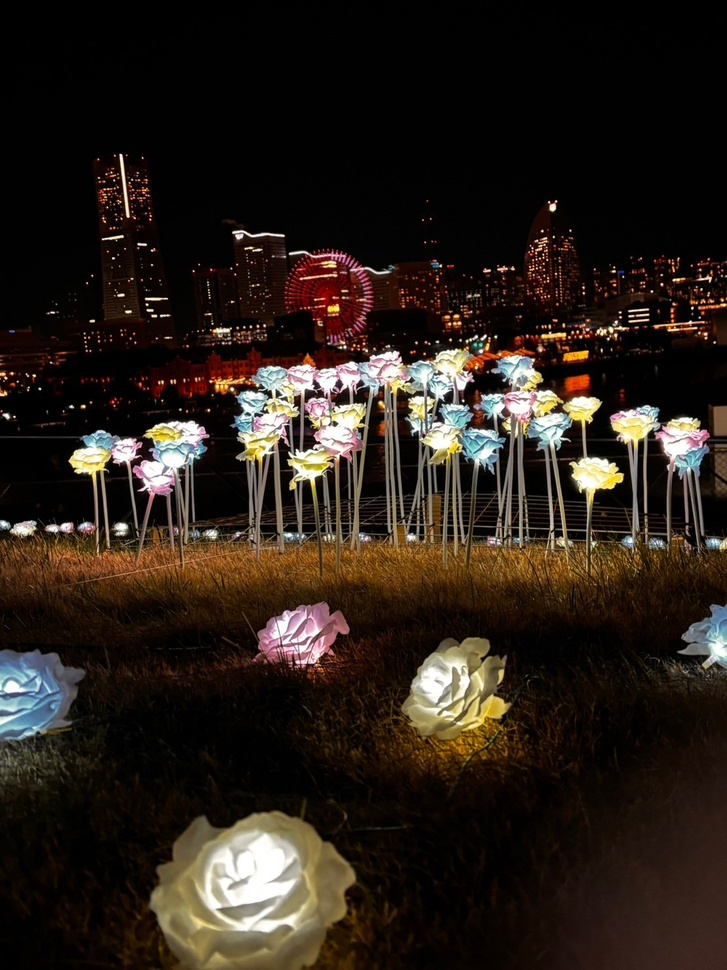
#> input picture img/flower.jpg, 727 x 970 px, shrunk from 1109 x 1479 before the run, found by its file name
$ python 'area_ extraction.py'
#> lines starting #> are read from the running program, lines starting #| are printed output that depends on the picture; after the words box and inside, x2 and y2 are one past the last pixel; in counts of white or black regions, pixels touching at a corner belong together
import cv2
import numpy as np

# Watershedアルゴリズムを使った画像の領域分割
# 流れ出る水の分岐点を検出するアルゴリズム

img = cv2.imread('img/flower.jpg')
#> img is the input picture: shape (970, 727, 3); mean B, G, R 25.2, 32.8, 41.9
gray = cv2.cvtColor(img, cv2.COLOR_BGR2GRAY)
# 大津の二値化
ret, thresh = cv2.threshold(gray, 0, 255, cv2.THRESH_BINARY_INV + cv2.THRESH_OTSU)
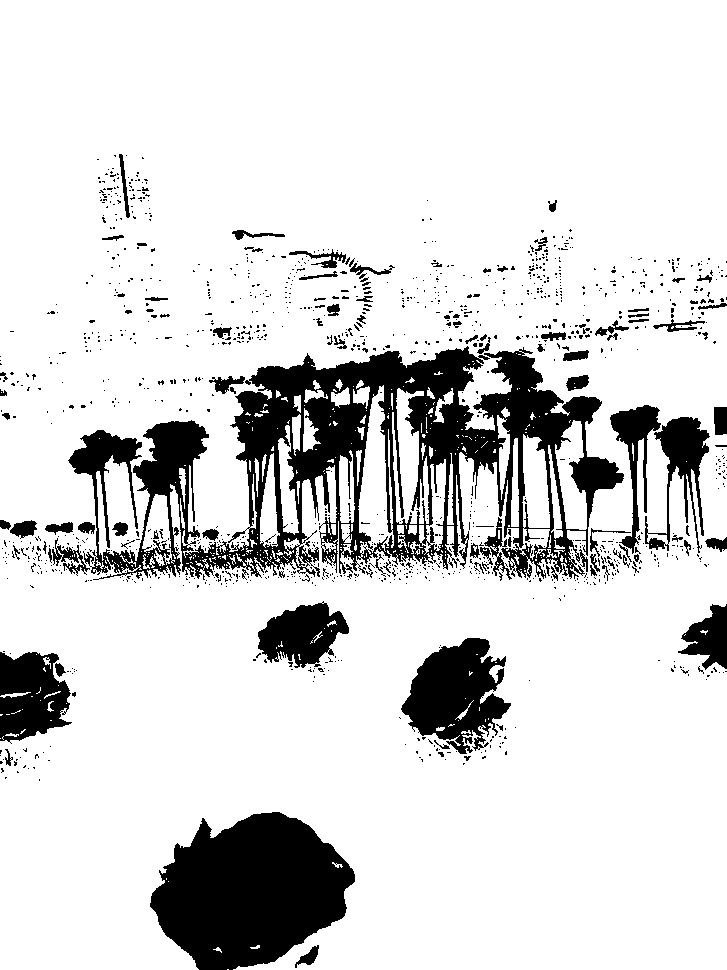
#> thresh: shape (970, 727); 84.8% white; 1329 black regions (1221 under 20 px), largest, box (x1, y1, x2, y2) and area: (68, 346, 624, 580) 48583, (150, 812, 355, 970) 22498, (401, 638, 511, 754) 7572
#> ret = 85

# オープニングを行い内部のノイズを削除
kernel = np.ones((3,3),np.uint8)
opening = cv2.morphologyEx(thresh,cv2.MORPH_OPEN,kernel, iterations = 2)
#> opening: shape (970, 727); 81.4% white; 343 black regions (276 under 20 px), largest, box (x1, y1, x2, y2) and area: (3, 334, 710, 589) 75943, (150, 812, 355, 970) 22636, (401, 638, 511, 761) 8739

# 背景の領域を抽出
sure_bg = cv2.dilate(opening,kernel,iterations=3)
#> sure_bg: shape (970, 727); 88% white; 58 black regions (23 under 20 px), largest, box (x1, y1, x2, y2) and area: (47, 340, 638, 579) 41154, (154, 815, 352, 970) 20451, (405, 641, 505, 754) 6881

# 前景の領域を抽出 distanseTransformで距離を求める
dist_transform = cv2.distanceTransform(opening, cv2.DIST_L2, 5)
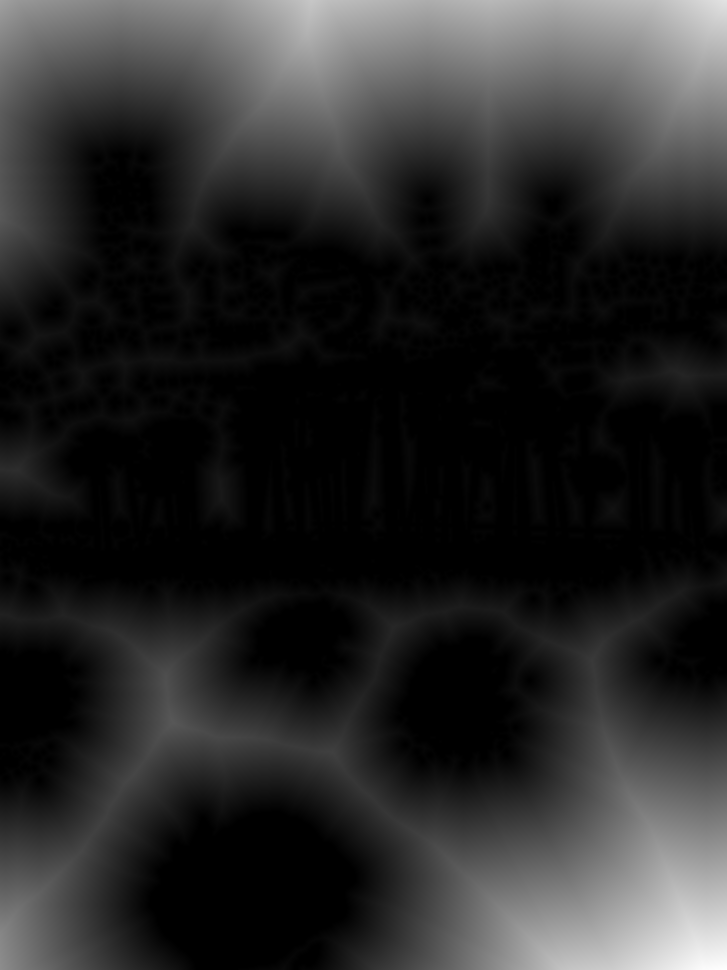
#> dist_transform: shape (970, 727) float32; min 0, max 293.9, mean 47.8; drawn with min black and max white
ret, sure_fg = cv2.threshold(dist_transform, 0.7*dist_transform.max(), 255, 0)
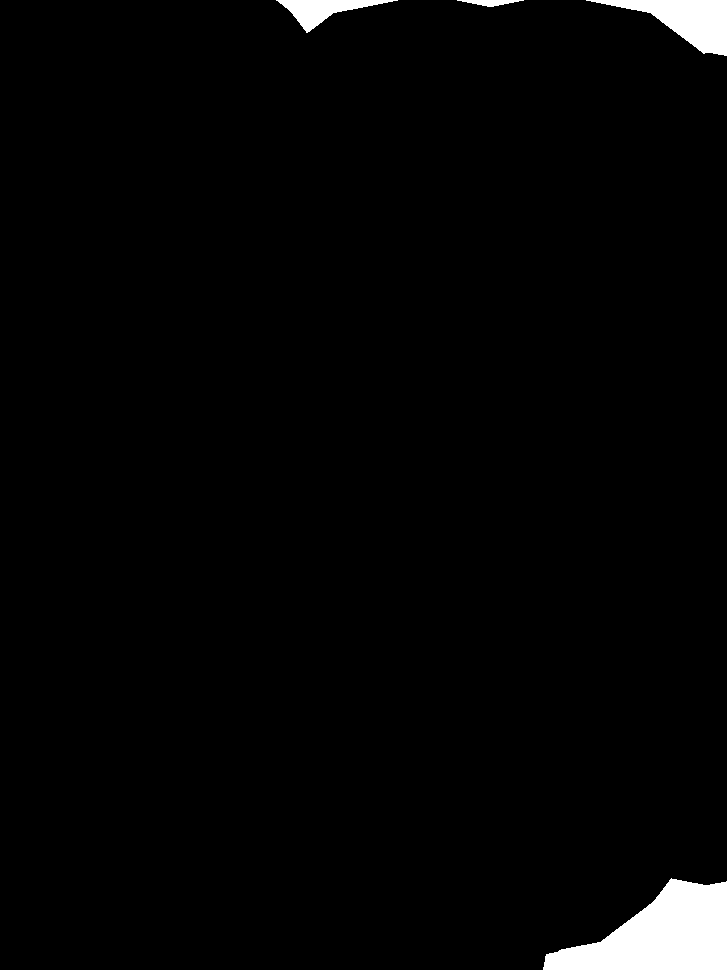
#> sure_fg: shape (970, 727) float32; 2.2% white; 4 white regions, box (x1, y1, x2, y2) and area: (543, 878, 727, 970) 10133, (586, 0, 727, 56) 3493, (276, 0, 398, 33) 1522, (457, 0, 524, 7) 259
#> ret = 205.8

sure_fg = np.uint8(sure_fg)
unknown = cv2.subtract(sure_bg, sure_fg)
#> unknown: shape (970, 727); 85.8% white; 62 black regions (23 under 20 px), largest, box (x1, y1, x2, y2) and area: (47, 340, 638, 579) 41154, (154, 815, 352, 970) 20451, (543, 878, 727, 970) 10133

# Marker labelling
ret, markers = cv2.connectedComponents(sure_fg)
#> markers: shape (970, 727) int32; 5 distinct labels, from 0 to 4
#> ret = 5

# Add one to all labels so that sure background is not 0, but 1
markers = markers+1
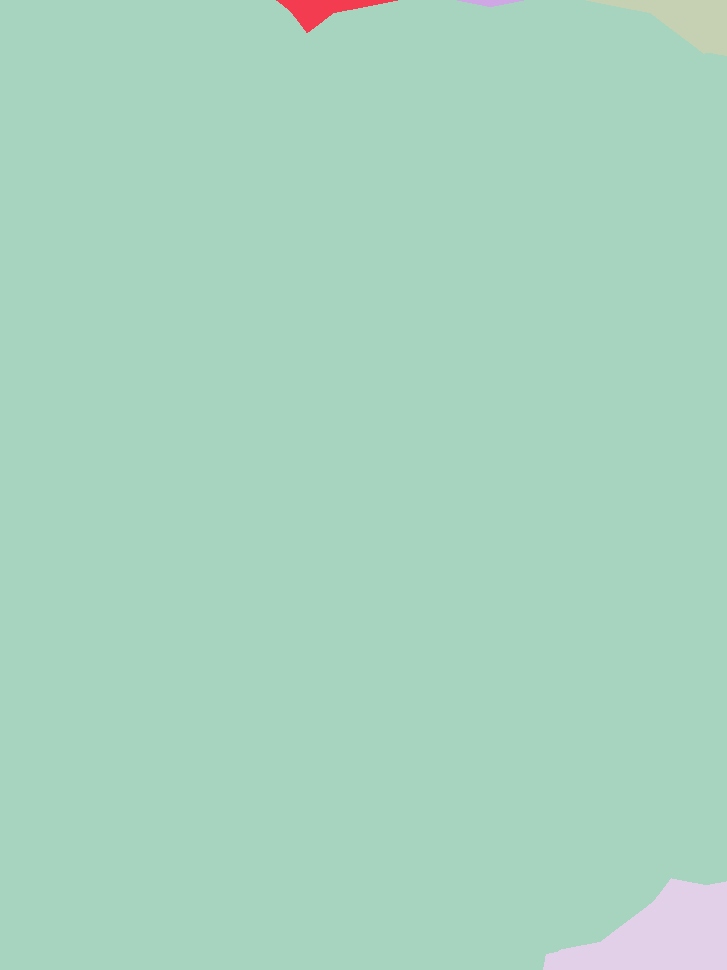
#> markers: shape (970, 727) int32; 5 distinct labels, from 1 to 5; one colour per label, 0 black

# Now, mark the region of unknown with zero
markers[unknown==255] = 0
#> markers: shape (970, 727) int32; 6 distinct labels, from 0 to 5

markers = cv2.watershed(img,markers)
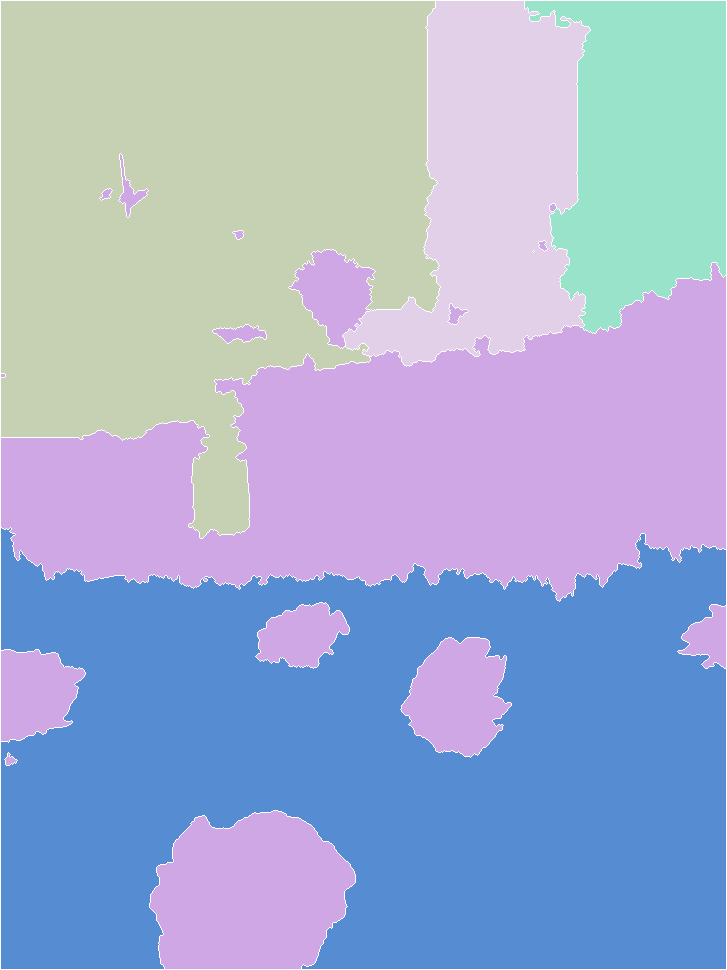
#> markers: shape (970, 727) int32; 6 distinct labels, from -1 to 5; one colour per label, 0 black, -1 white
# imgで青く塗りつぶす
img[markers == -1] = [255,0,0]
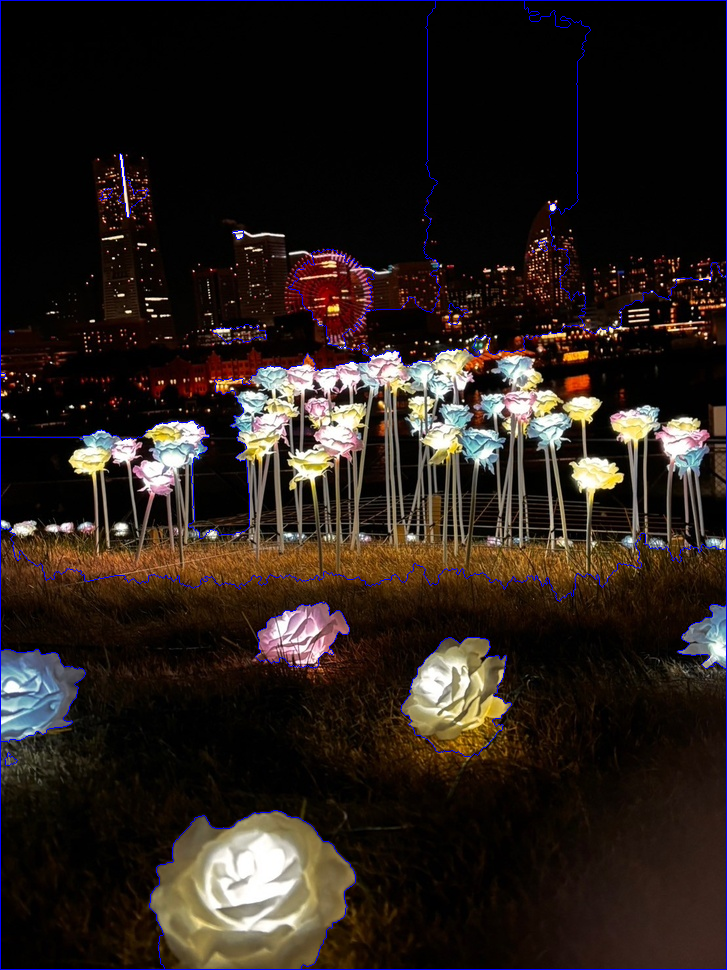
#> img: shape (970, 727, 3); 1.29% of pixels changed, all inside (x1, y1, x2, y2) = (0, 0, 727, 970)

cv2.imshow('img', img)
cv2.waitKey(0)
cv2.destroyAllWindows

$ run again, with img/clahe_1.jpg copied over img/flower.jpg
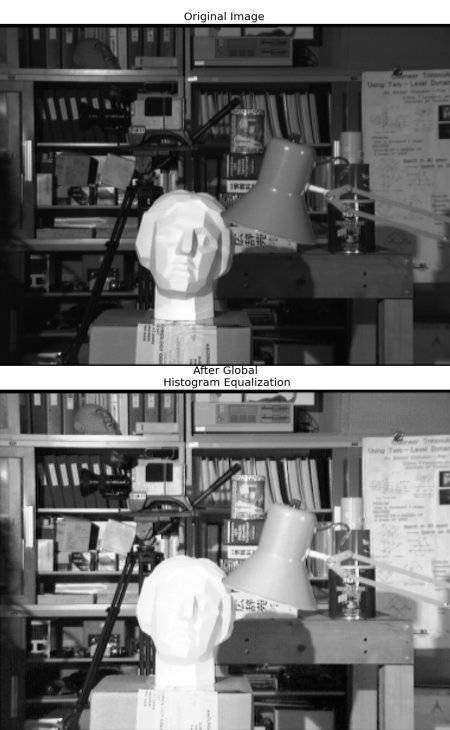
#> input picture img/clahe_1.jpg, 450 x 730 px, found by its file name
#> img is the input picture: shape (730, 450, 3); min 0, max 255, mean 107.8
#> `ret, thresh = cv2.threshold(gray, 0, 255, cv2.THRESH_BINARY_INV + cv2...`:
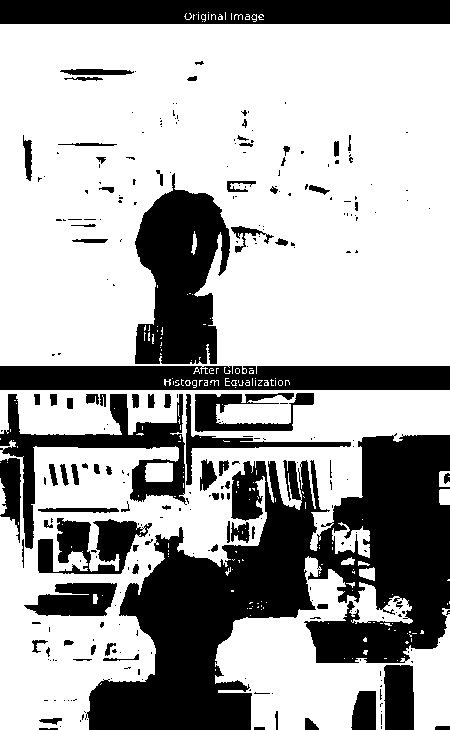
#> thresh: shape (730, 450); 66.5% white; 277 black regions (193 under 20 px), largest, box (x1, y1, x2, y2) and area: (85, 433, 450, 730) 50790, (135, 173, 230, 364) 11980, (0, 0, 450, 24) 10614
#> `ret, thresh = cv2.threshold(gray, 0, 255, cv2.THRESH_BINARY_INV + cv2...`: ret = 131
#> opening: shape (730, 450); 64.2% white; 99 black regions (54 under 20 px), largest, box (x1, y1, x2, y2) and area: (0, 173, 450, 730) 96086, (0, 0, 450, 24) 10800, (38, 518, 152, 574) 4032
#> sure_bg: shape (730, 450); 73% white; 21 black regions (10 under 20 px), largest, box (x1, y1, x2, y2) and area: (87, 438, 450, 730) 47579, (0, 193, 450, 545) 27757, (0, 0, 450, 21) 9450
#> `ret, sure_fg = cv2.threshold(dist_transform, 0.7*dist_transform.max(),..`: ret = 58.1
#> `ret, markers = cv2.connectedComponents(sure_fg)`: ret = 5
#> `img[markers == -1] = [255,0,0]`:
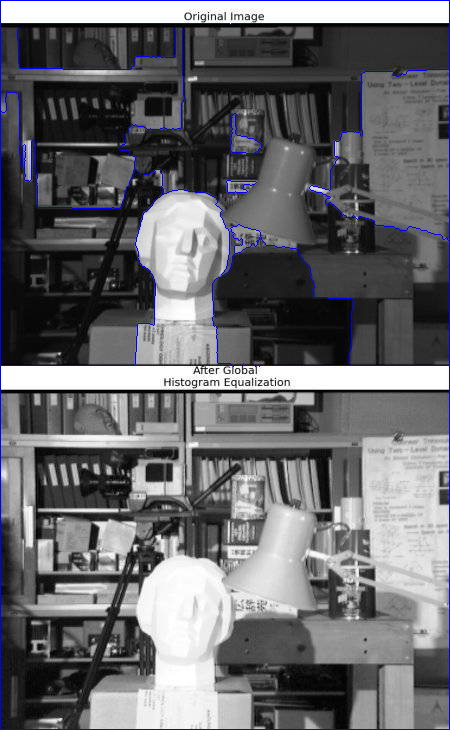
#> img: shape (730, 450, 3); 1.66% of pixels changed, all inside (x1, y1, x2, y2) = (0, 0, 450, 730)
